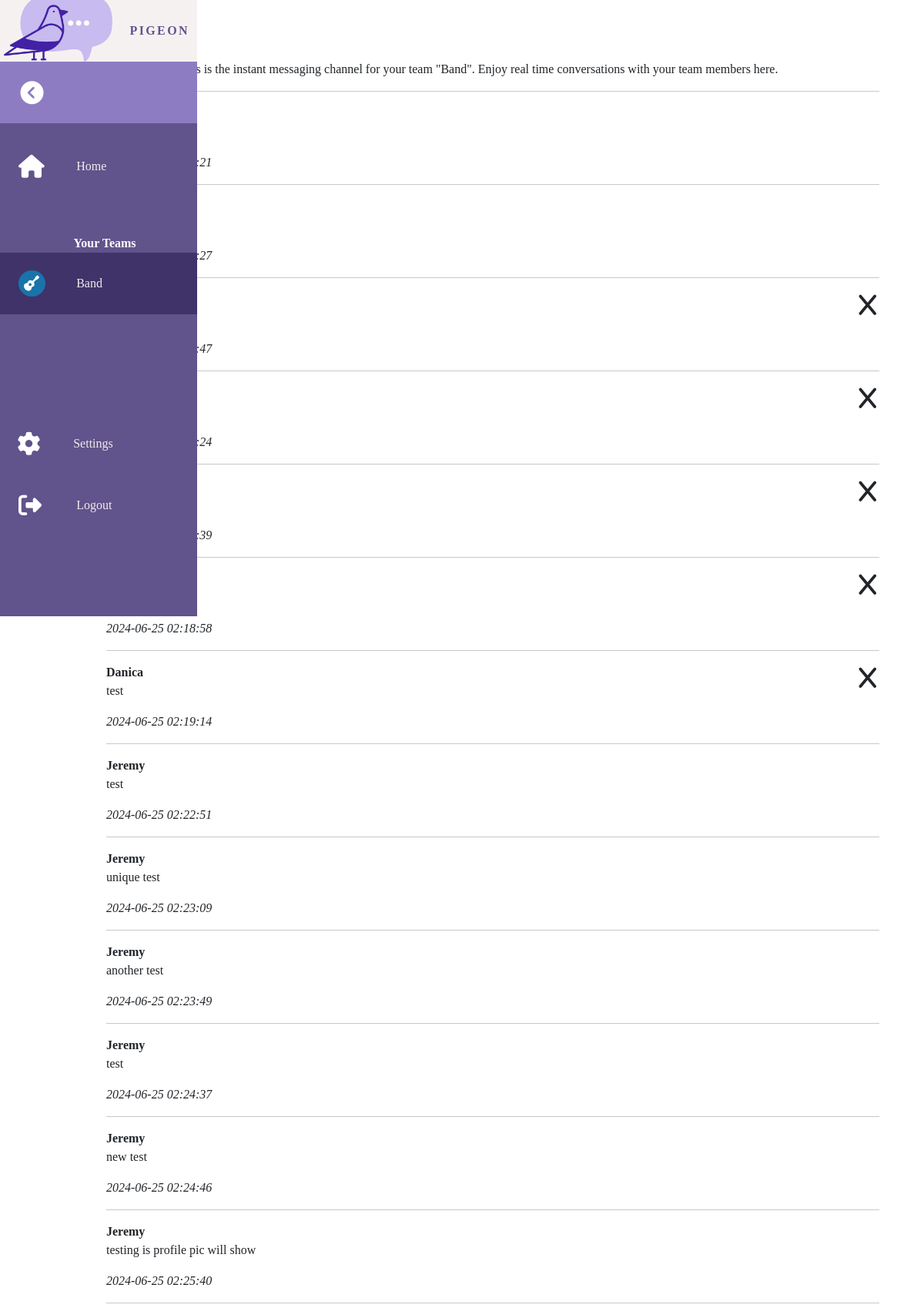
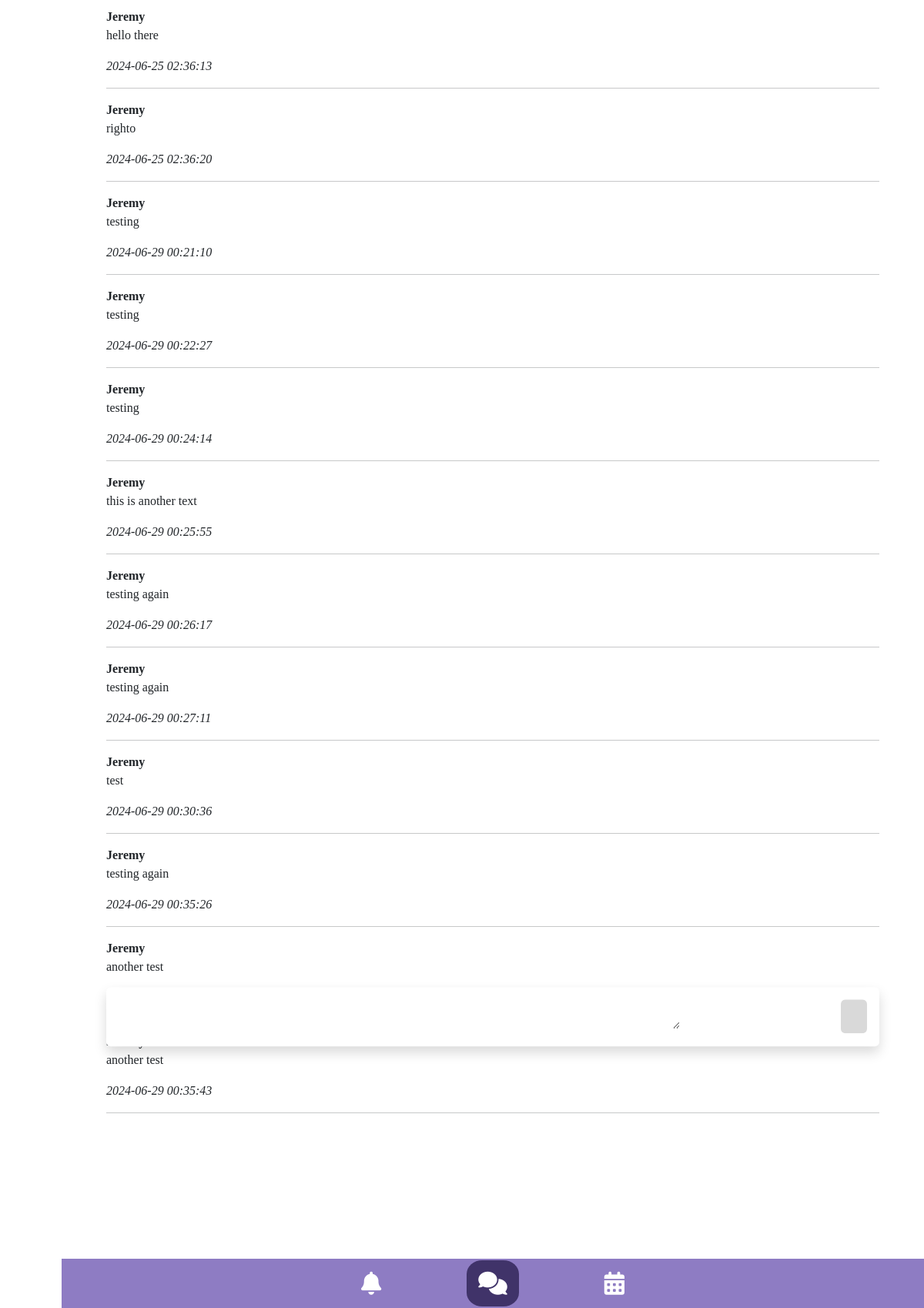
Screenshot of /instant_msg (signed in) with the database file from the repository (2 pictures, top to bottom).
### website/models.py (models this page shows)
class Posts(db.Model):
    id = db.Column(db.Integer, primary_key=True)
    content = db.Column(db.Text)
    date_posted = db.Column(db.DateTime(timezone=True), default=func.now())
    poster_id = db.Column(db.Integer, db.ForeignKey(User.id))

class User(db.Model, UserMixin):
    id = db.Column(db.Integer, primary_key=True)
    email = db.Column(db.String(150), unique=True)
    password = db.Column(db.String(150))
    first_name = db.Column(db.String(150))
    profile_pic = db.Column(db.String(150))
    date = db.Column(db.DateTime(timezone=True), default=func.now())
    posts = db.relationship('Posts', backref='poster')
    postsalert = db.relationship('PostsAlert', backref='posteralert')
    postsevent = db.relationship('PostsEvent', backref='posterevent')

### website/views.py (the view)
@views.route('/instant_msg', methods=['GET', 'POST'])
@login_required
def instant_msg():
    form = PostForm()
    if form.validate_on_submit():
        poster = current_user.id
        post = Posts(content=form.content.data, poster_id=poster)
        form.content.data = ""
        db.session.add(post)
        db.session.commit()
    posts = Posts.query.order_by(Posts.date_posted)
    return render_template("instant_msg.html", user=current_user, form=form, posts=posts)

### website/models.py
class PostForm(FlaskForm):
    content = StringField("Content", validators=[DataRequired()], widget=TextArea())
    submit = SubmitField("")

### website/__init__.py (called while the page is built)
def create_app():
    app = Flask(__name__, static_url_path='/static')
    app.config['SECRET_KEY'] = 'secretpigeon'
    app.config['SQLALCHEMY_DATABASE_URI'] = f'sqlite:///{DB_NAME}'
    db.init_app(app)
    from .views import views
    from .auth import auth
    app.register_blueprint(views, url_prefix='/')
    app.register_blueprint(auth, url_prefix='/')
    from .models import User
    with app.app_context():
        db.create_all()
        print('Created Database')
    login_manager = LoginManager()
    login_manager.login_view = 'auth.login'
    login_manager.init_app(app)
    @login_manager.user_loader
    def load_user(id):
        return User.query.get(int(id))
    return app

### website/templates/instant_msg.html (shortened to what this page needs)
{% extends "base.html" %} {% block title%}Instant Messaging{% endblock %} {%
block content %}
<main>
  <br />
  <div id="content">
    <div id="message">
      <p class="instant-msg-text">
        <strong> BOT </strong> <br />
        WELCOME -- this is the instant messaging channel for your team "Band". Enjoy real time conversations with your team members here. <br />
      </p>
      <hr class="instant-msg-divider" />
    </div>
    {% for post in posts %}
    <div id="message">
      {% if post.poster_id == current_user.id%}
      <a href="/delete_message/{{post.id}}" class="btn message-close-btn"><i class="x fa-solid fa-x"></i></a>
      {% endif %}
      <p class="instant-msg-text">
        <strong> {{ post.poster.first_name }} </strong> <br />
        {{ post.content }} <br />
      </p>
      <p class="date-msg">{{ post.date_posted }}</p>
      <hr class="instant-msg-divider" />
    </div>
    {% endfor %}
  </div>
  <div class="shadow p-3 mb-5 bg-body rounded instant-msg-div">
    <form method="POST">
      {{form.hidden_tag()}} {{form.content (id="chat_text", class="form-control
      instant-msg-input", rows="1")}}
      <button id="chat_btn" class="btn instant-msg-btn fa-solid">
        <i class="fa-paper-plane"></i>
      </button>
    </form>
  </div>
  <br />
  <br />
  <br />
  <br />
</main>
<nav id="secondary-nav" class="navbar navbar-expand fixed-bottom sub-nav">
  <ul class="navbar-nav sub-nav-centered">
    <li class="nav-item">
      <a class="nav-link" href="alert_board">
        <i class="fa-solid fa-bell sub-nav-icon"></i>
      </a>
    </li>
    <li class="nav-item">
      <a class="nav-link" href="instant_msg">
        <i class="active-secondary-nav sub-nav-icon fa-solid fa-comments"></i>
      </a>
    </li>
    <li class="nav-item">
      <a class="nav-link" href="event_board">
        <i class="sub-nav-icon fa-solid fa-calendar-days"></i>
      </a>
    </li>
  </ul>
</nav>
{%endblock%}

### website/templates/base.html (shortened to what this page needs)
<!DOCTYPE html>
<html>
  <head>
    <link
      href="https://cdn.jsdelivr.net/npm/bootstrap@5.3.3/dist/css/bootstrap.min.css"
      rel="stylesheet"
    />
    <link rel="stylesheet" href="https://cdn.jsdelivr.net/npm/bootstrap-icons@1.3.0/font/bootstrap-icons.css" />
    <link
      href="https://unpkg.com/boxicons@2.1.4/css/boxicons.min.css"
      rel="stylesheet"
    />
    <link
      href="https://unpkg.com/boxicons@2.1.4/css/boxicons.min.css"
      rel="stylesheet"
    />
    <link
      rel="stylesheet"
      type="text/css"
      href="{{ url_for('static', filename='css/main.css') }}"
    />
  </head>
  <body>
    {% if user.is_authenticated %}
    <nav class="side-navbar" id="side-navbar">
      <ul class="side-navbar-nav">
        <li class="side-logo">
          <a href="#" class="side-nav-non-link">
            <img
              src="{{ url_for('static', filename='/pigeon-logo-sidebar.png') }}"
              class="image"
              align="center"
              alt="side logo"
            />
            <span class="side-link-text">pigeon</span>
          </a>
        </li>
        <li class="side-toggle">
          <a href="#" class="side-nav-non-link">
            <i class="fa-solid fa-circle-chevron-right"></i>
          </a>
        </li>
        <li class="side-nav-item" id="homepage-link">
          <a id="home" href="/" class="side-nav-link">
            <i class="fa-solid fa-house"></i>
            <span class="side-link-text">Home</span>
          </a>
        </li>
        <span class="side-link-text" style="color:white;"><strong>Your Teams</strong></span>
        <li class="side-nav-item" id="team-selected">
          <a href="instant_msg" id="instant-msg" class="side-nav-link" style="margin-bottom: 20vh">
            <i class="fa-solid fa-guitar band-icon"></i>
            <span class="side-link-text">Band</span>
          </a>
        </li>
        <li class="side-nav-item settingsMargin">
          <button type="button" class="btn settingsBtn side-nav-link" data-bs-toggle="modal" data-bs-target="#settingsModal">
            <i class="fa-solid fa-gear"></i>
            <span class="side-link-text">Settings</span>
          </button>
        </li>
        <li class="side-nav-item">
          <a class="side-nav-link" id="logout" href="logout">
            <i class="fa-solid fa-right-from-bracket"></i>
            <span class="side-link-text">Logout</span>
          </a>
        </li>
      </ul>
    </nav>
    {% endif %}
    <div class="container">{% block content %} {% endblock %}</div>
  </body>
</html>

### website/static/css/main.css (style rules this page uses)
:root { --sidetext-primary: #f0ecec; --sidetext-secondary: #ffffff; --sidebg-primary: #61538b; --sidebg-secondary: #403369; }
body { font-family: var(--font-family); height: 100vh; background: var(--background); }
body { margin: 0; padding: 0; }
main { margin-left: 5rem; padding: 1rem; }
.side-navbar { width: 5rem; height: 100vh; position: fixed; background-color: var(--sidebg-primary); transition: width 200ms ease; z-index: 1; }
.side-navbar-nav { list-style: none; padding: 0; margin: 0; display: flex; flex-direction: column; align-items: center; }
.side-nav-item { width: 100%; }
.side-nav-link { display: flex; align-items: center; height: 5rem; color: var(--sidetext-primary); text-decoration: none; transition: transform var(--transition-speed); }
.side-nav-non-link { display: flex; align-items: center; height: 5rem; color: var(--sidebg-primary); text-decoration: none; transition: transform var(--transition-speed); margin-right: 10px; }
.side-nav-link-active2 { filter: grayscale(0%) opacity(1); background: var(--sidebg-secondary); color: var(--sidetext-secondary); height: 5rem; margin-bottom: 8rem; }
.side-link-text { display: none; margin-left: 1rem; font-size: var(--font-size-side-link-text); }
.side-nav-link i { min-width: 2.2rem; margin: 0 1.5rem; }
.side-nav-non-link i { min-width: 2rem; margin: 0 1.5rem; }
.side-logo { font-weight: bold; text-transform: uppercase; margin-bottom: 0; text-align: center; color: #8e7cc3; background: #f6f1f1; font-size: var(--font-size-side-toggle); text-transform: uppercase; letter-spacing: 0.3ch; width: 100%; }
.side-toggle { font-weight: bold; text-transform: uppercase; margin-bottom: 1rem; text-align: center; background: #8e7cc3; font-size: var(--font-size-side-toggle); text-transform: uppercase; letter-spacing: 0.3ch; width: 100%; }
.side-toggle i { transform: rotate(0deg); transition: transform var(--transition-speed); }
i { color: #ffffff; font-size: 30px; }
.side-nav-non-link img { min-width: 2rem; margin: 5px; }
.band-icon { background-color: #1874aa; font-size: 20px; padding: 7px; border-radius: 100%; }
.settingsBtn { border-radius: 0%; margin: 0; width: 5rem; margin-left: -1rem; border-style: none; }
.sub-nav { margin-left: 5rem; padding: 2rem; z-index: 0; background: #8e7cc3; }
.sub-nav-centered { position: absolute; float: none; top: 50%; left: 50%; transform: translate(-50%, -50%); }
.sub-nav-icon { margin: 5vh; padding: 15px; border-radius: 30%; }
.active-secondary-nav { background: #403369; }
.instant-msg-div { position:sticky; bottom: 10%; }
.instant-msg-text { font-size: var( --font-size-instant-msg-text); color: var(--color-text); }
.instant-msg-input { width: 75%; display:inline-block; border-radius: 10px; border-style: none; }
.instant-msg-btn { float: inline-end; background-color: #D9D9D9; height: auto; }
.fa-paper-plane { color: #787676; align-self: center; padding-right: 8px; }
.date-msg { font-style: italic; color: var(--color-text); font-size: var( --font-size-instant-msg-text); }
.instant-msg-divider { color: var(--color-text) }
.message-close-btn { float: right; padding-top: 3px; padding-left: 3px; padding-right: 3px; padding-bottom: 0px; color: #212529; }
.x { color: #212529; }

### rows the page displays
Posts: date_posted "2024-06-25 02:18:58"
Posts: poster.first_name "Danica", content "test", date_posted "2024-06-25 02:19:14"
Posts: poster.first_name "Jeremy", content "test", date_posted "2024-06-25 02:22:51"
Posts: poster.first_name "Jeremy", content "unique test", date_posted "2024-06-25 02:23:09"
Posts: poster.first_name "Jeremy", content "another test", date_posted "2024-06-25 02:23:49"
Posts: poster.first_name "Jeremy", content "test", date_posted "2024-06-25 02:24:37"
Posts: poster.first_name "Jeremy", content "new test", date_posted "2024-06-25 02:24:46"
Posts: poster.first_name "Jeremy", content "testing is profile pic will show", date_posted "2024-06-25 02:25:40"
Posts: poster.first_name "Jeremy", content "hello there", date_posted "2024-06-25 02:36:13"
Posts: poster.first_name "Jeremy", content "righto", date_posted "2024-06-25 02:36:20"
Posts: poster.first_name "Jeremy", content "testing", date_posted "2024-06-29 00:21:10"
Posts: poster.first_name "Jeremy", content "testing", date_posted "2024-06-29 00:22:27"
Posts: poster.first_name "Jeremy", content "testing", date_posted "2024-06-29 00:24:14"
Posts: poster.first_name "Jeremy", content "this is another text", date_posted "2024-06-29 00:25:55"
Posts: poster.first_name "Jeremy", content "testing again", date_posted "2024-06-29 00:26:17"
Posts: poster.first_name "Jeremy", content "testing again", date_posted "2024-06-29 00:27:11"
Posts: poster.first_name "Jeremy", content "test", date_posted "2024-06-29 00:30:36"
Posts: poster.first_name "Jeremy", content "testing again", date_posted "2024-06-29 00:35:26"
Posts: poster.first_name "Jeremy", content "another test"
Posts: content "another test", date_posted "2024-06-29 00:35:43"
